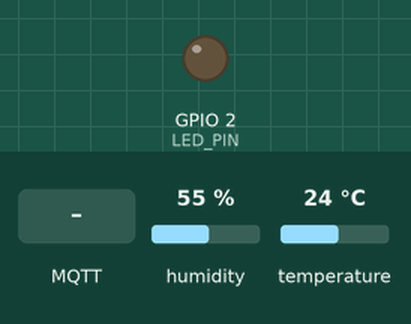
Recording of a sketch running on a simulated ESP32. Parts: output pins drawn as LEDs (lit = HIGH). The test bench sets the inputs (shaded band); at power-on: humidity 55 %, temperature 24 °C. WiFi joins after 1.5 s; servers stay silent unless stated; no MQTT or app messages arrive unless stated; what the sketch prints to the serial monitor is not drawn.

Above: at 2.7 s.
2.8 s: MQTT message "ON" arrives on the first subscribed topic
At 4.4 s:
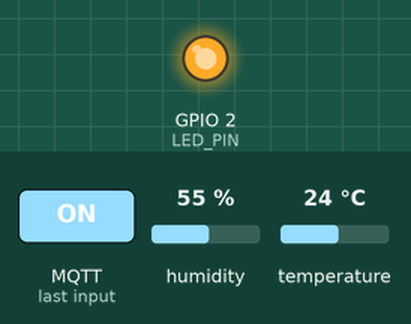
5.0 s: MQTT message "OFF" arrives on the first subscribed topic
At 6.2 s:
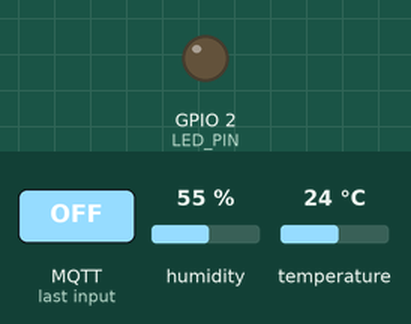
Timing chart, 0 to 8.0 s (numbered marks = the images above; inputs shaded):
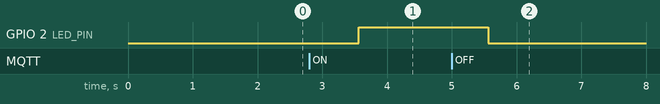

Measured:
- after the input at 2.8 s, GPIO 2 (LED_PIN): LOW → HIGH after 0.76 s
- after the input at 5.0 s, GPIO 2 (LED_PIN): HIGH → LOW after 0.57 s

The sketch:

firmware.ino
```cpp
/*
 * Lab 2 — ESP32 + DHT22 → MQTT (Wokwi Simulator)
 *
 * Simulator:  https://wokwi.com  → New Project → ESP32
 * Wiring:     DHT22 DATA → GPIO 15 | VCC → 3.3V | GND → GND
 * Libraries needed in Wokwi (add to wokwi.toml or Libraries Manager):
 *   - DHT sensor library by Adafruit
 *   - PubSubClient by Nick O'Leary
 *
 * Wokwi virtual Wi-Fi:  SSID "Wokwi-GUEST", password ""
 * MQTT broker:          broker.hivemq.com:1883  (public, no account)
 */

#include <WiFi.h>
#include <PubSubClient.h>
#include <DHT.h>

// ── Pin / sensor config ─────────────────────────────────────────
#define DHTPIN   15
#define DHTTYPE  DHT22
DHT dht(DHTPIN, DHTTYPE);

// ── Network / MQTT config ───────────────────────────────────────
const char* WIFI_SSID  = "Wokwi-GUEST";
const char* WIFI_PASS  = "";
const char* MQTT_HOST  = "broker.hivemq.com";
const int   MQTT_PORT  = 1883;
const char* PUB_TOPIC  = "wokwi/iot/dht22";
const char* SUB_TOPIC  = "wokwi/iot/led/control";

// ── LED (built-in on most ESP32 boards = GPIO 2) ────────────────
const int LED_PIN = 2;

WiFiClient   wifiClient;
PubSubClient mqtt(wifiClient);

// ── Callback: handle incoming control messages ──────────────────
void onMessage(char* topic, byte* payload, unsigned int length) {
  String msg = "";
  for (unsigned int i = 0; i < length; i++) msg += (char)payload[i];
  Serial.print("Control msg: "); Serial.println(msg);

  if (msg == "ON")  { digitalWrite(LED_PIN, HIGH); Serial.println("LED ON");  }
  if (msg == "OFF") { digitalWrite(LED_PIN, LOW);  Serial.println("LED OFF"); }
}

// ── Connect / reconnect to MQTT broker ─────────────────────────
void mqttConnect() {
  while (!mqtt.connected()) {
    Serial.print("Connecting to MQTT...");
    if (mqtt.connect("wokwi-esp32")) {
      Serial.println("connected");
      mqtt.subscribe(SUB_TOPIC);
      Serial.print("Subscribed to: "); Serial.println(SUB_TOPIC);
    } else {
      Serial.print("failed rc="); Serial.print(mqtt.state());
      Serial.println(" — retry in 2 s");
      delay(2000);
    }
  }
}

void setup() {
  Serial.begin(115200);
  pinMode(LED_PIN, OUTPUT);
  dht.begin();

  // Connect Wi-Fi
  Serial.print("Connecting to Wi-Fi");
  WiFi.begin(WIFI_SSID, WIFI_PASS);
  while (WiFi.status() != WL_CONNECTED) { delay(500); Serial.print("."); }
  Serial.println("\nWi-Fi connected  IP: " + WiFi.localIP().toString());

  // Setup MQTT
  mqtt.setServer(MQTT_HOST, MQTT_PORT);
  mqtt.setCallback(onMessage);
  mqttConnect();
}

void loop() {
  if (!mqtt.connected()) mqttConnect();
  mqtt.loop();

  float temp = dht.readTemperature();
  float hum  = dht.readHumidity();

  if (isnan(temp) || isnan(hum)) {
    Serial.println("DHT read failed — retrying");
    delay(2000);
    return;
  }

  // Build JSON payload
  char buf[80];
  snprintf(buf, sizeof(buf), "{\"temp\":%.1f,\"hum\":%.1f}", temp, hum);

  mqtt.publish(PUB_TOPIC, buf);
  Serial.print("Published: "); Serial.println(buf);

  delay(2000);
}
```
